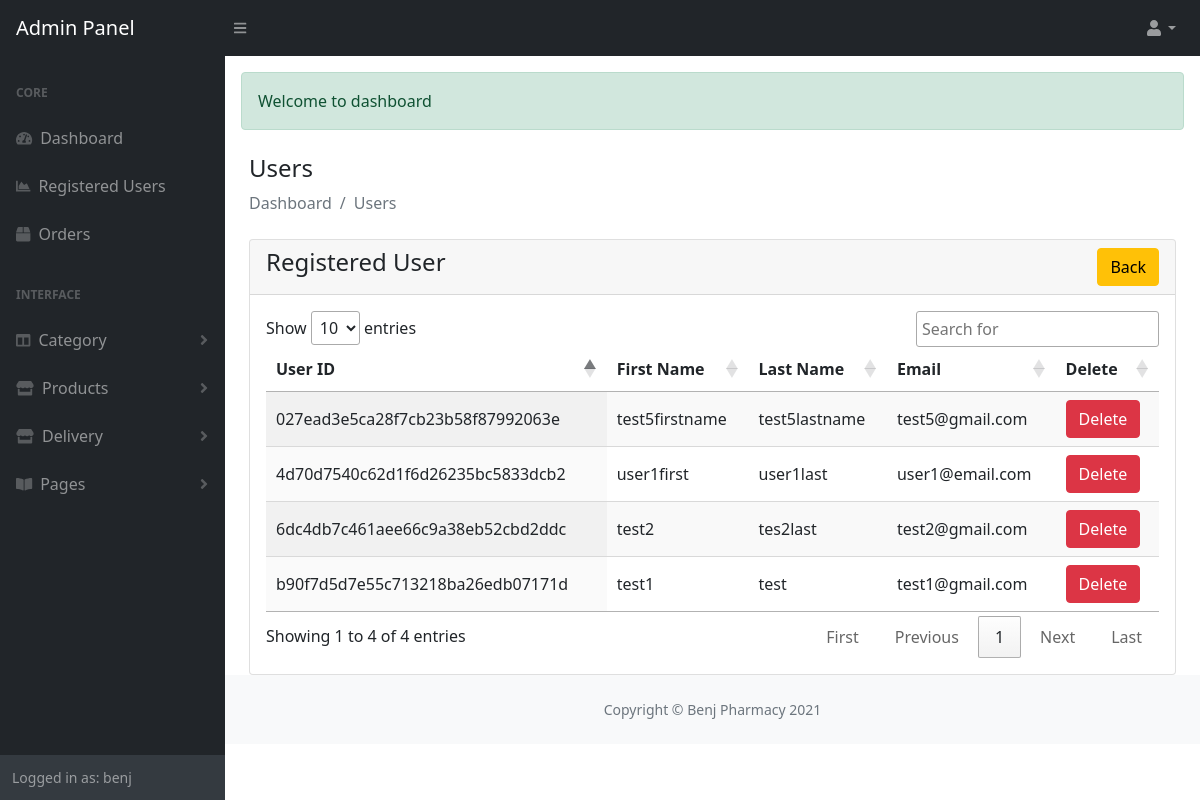
Page /admin/register-view.php (signed in) on the committed database.
### tables this page shows
CREATE TABLE `users` (
  `user_id` varchar(100) NOT NULL,
  `first_name` varchar(100) NOT NULL,
  `last_name` varchar(100) NOT NULL,
  `email` varchar(100) NOT NULL,
  `password` varchar(100) NOT NULL,
  `created_at` timestamp NOT NULL DEFAULT current_timestamp() ON UPDATE current_timestamp()
);

### admin/register-view.php (the view, shortened to what this page needs)
<?php
include('./includes/header.php');
include('./message.php');
?>
<div class="container px-4">
    <h4 class="mt-4">Users</h4>
    <ol class="breadcrumb mb-4">
        <li class="breadcrumb-item active">Dashboard</li>
        <li class="breadcrumb-item active">Users</li>
    </ol>
    <div class="row">
        <div class="col-md-12">
            <div class="card">
                <div class="card-header">
                    <h4>Registered User <a href="index" class="btn btn-warning float-end">Back</a></h4>
                </div>
                <div class="card-body">
                    <table id="usersDatatable" class="display">
                        <thead>
                            <tr>
                                <th>User ID</th>
                                <th>First Name</th>
                                <th>Last Name</th>
                                <th>Email</th>
                                <th>Delete</th>
                            </tr>
                        </thead>
                        <tbody>
                            <?php
                                $query = "SELECT * FROM users";
                                $query_run = mysqli_query($conn, $query);
                                if(mysqli_num_rows($query_run)>0){
                                    foreach($query_run as $row){
                                        ?>
                                        <tr>
                                            <td><?= $row['user_id']; ?></td>
                                            <td><?= $row['first_name']; ?></td>
                                            <td><?= $row['last_name']; ?></td>
                                            <td><?= $row['email']; ?></td>
                                            <td>
                                                <form action="includes/functions.php" method="post" >
                                                    <button type="submit" class="btn btn-danger" value="<?= $row['user_id'];?>" name="user_delete" onclick="return confirm('Are you sure you want to delete this user?');" >Delete</button>
                                                </form>
                                            </td>
                                        </tr>
                                        <?php
                                    }
                                }else{
                                    ?>
                                    <tr>
                                        <td colspan="6">No Record Found</td>
                                    </tr>
                                    <?php
                                }
                            ?>
                        </tbody>
                    </table>
                </div>
            </div>
        </div>
    </div>
</div>
<?php
include('./includes/footer.php');
include('./includes/scripts.php');
?>

### rows in the picture
users: user_id "027ead3e5ca28f7cb23b58f87992063e", first_name "test5firstname", last_name "test5lastname", email "test5@gmail.com"
users: user_id "4d70d7540c62d1f6d26235bc5833dcb2", first_name "user1first", last_name "user1last", email "user1@email.com"
users: user_id "6dc4db7c461aee66c9a38eb52cbd2ddc", first_name "test2", last_name "tes2last", email "test2@gmail.com"
users: user_id "b90f7d5d7e55c713218ba26edb07171d", first_name "test1", last_name "test", email "test1@gmail.com"

### other values in the picture
$_SESSION['auth_admin']['admin_name'] "benj"
$message "Welcome to dashboard"
